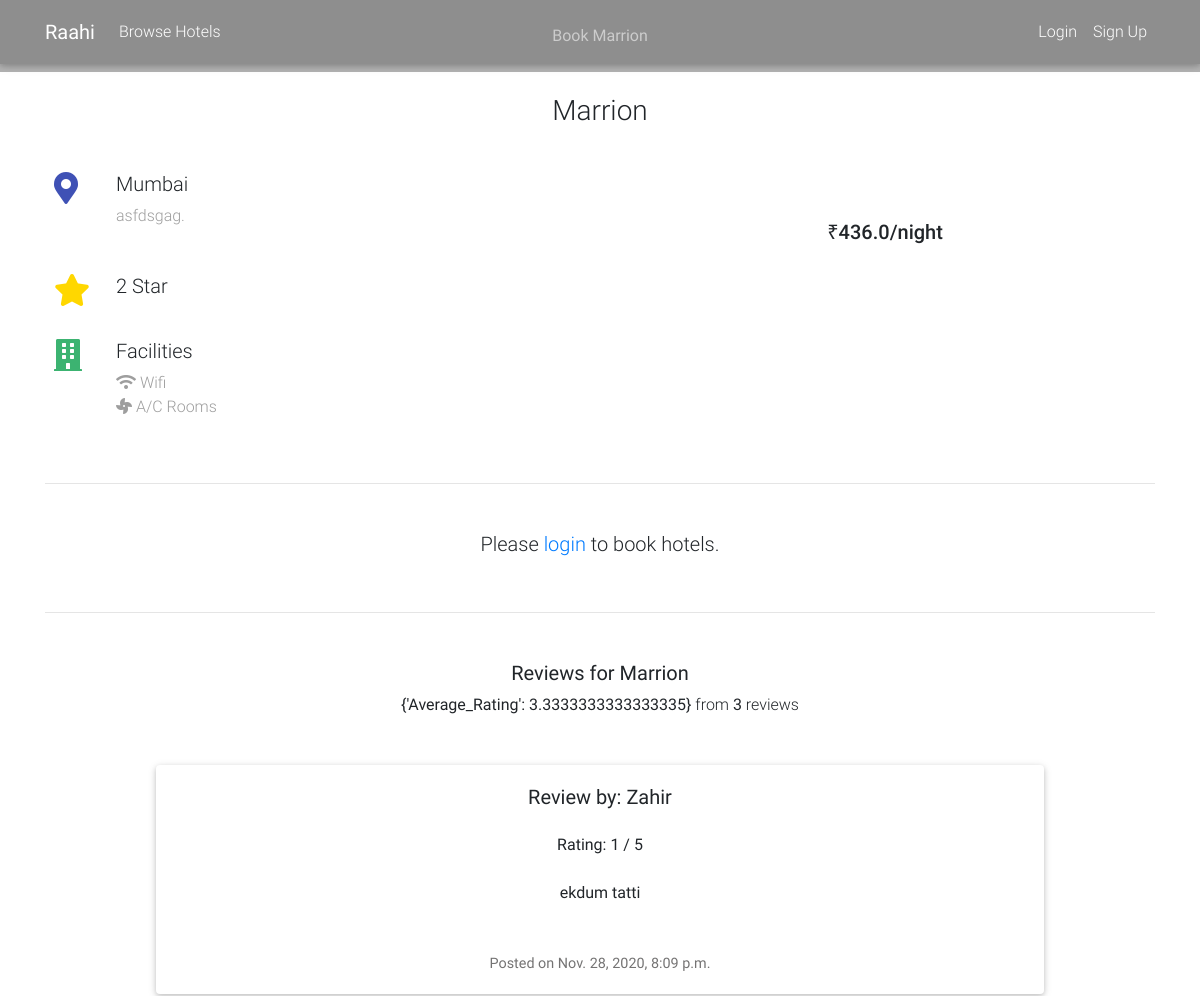
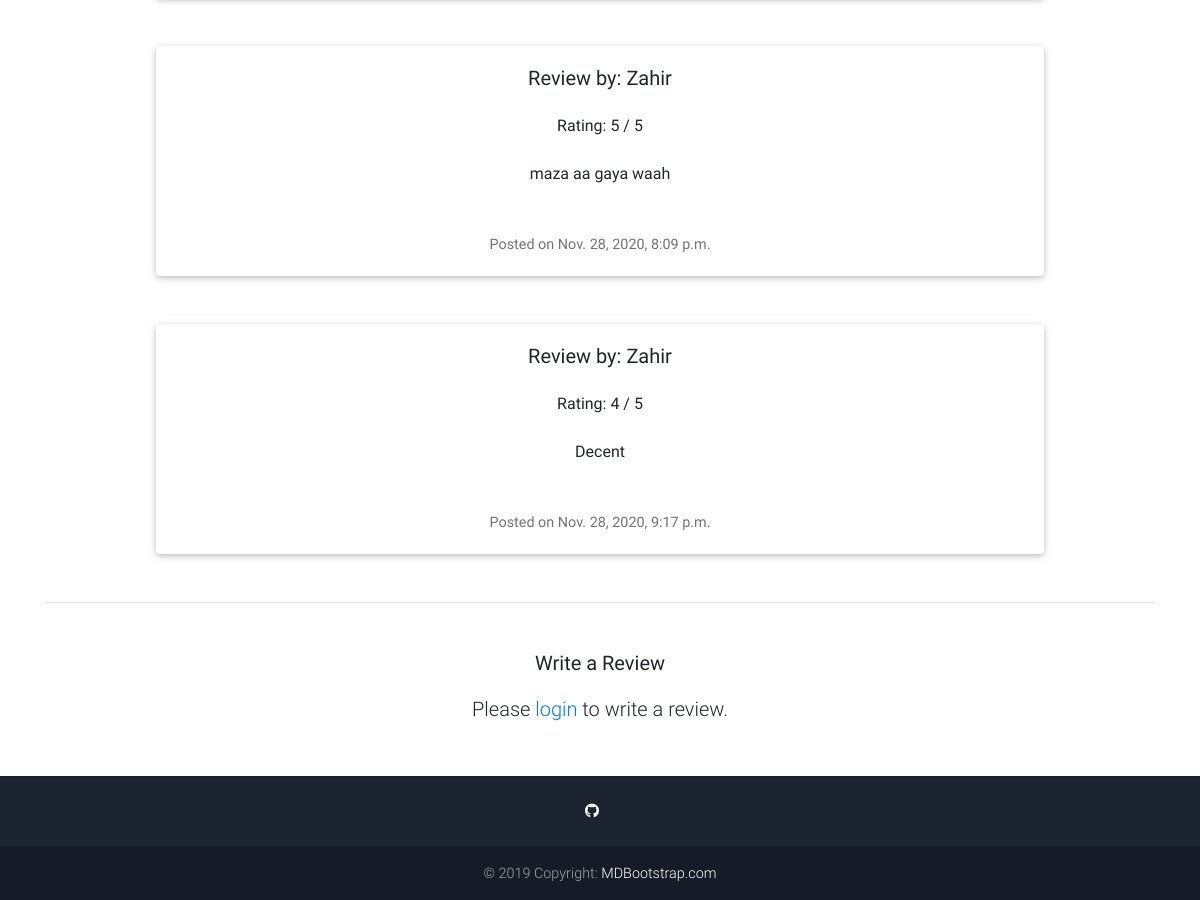
/hotel/2, run on the app's committed database (2 pictures, top to bottom).
### main/models.py (models this page shows, shortened)
class Hotel(models.Model):
    hotel_name = models.CharField(max_length=20)
    hotel_city = models.CharField(max_length=20, default="")
    hotel_address = models.CharField(max_length=40, default="")
    hotel_price = models.FloatField(default=0.0)
    hotel_star = models.IntegerField()
    hotel_restaurant = models.BooleanField(default=False)
    hotel_ac = models.BooleanField(default=True)
    hotel_pool = models.BooleanField(default=False)
    hotel_spa = models.BooleanField(default=False)
    hotel_giftshop = models.BooleanField(default=False)
    hotel_wifi = models.BooleanField(default=True)
    hotel_parking = models.BooleanField(default=False)

class Review(models.Model):
    user = models.ForeignKey(User, on_delete=models.CASCADE, null=True)
    hotel = models.ForeignKey(Hotel, on_delete=models.CASCADE, null=True)
    date = models.DateTimeField(auto_now_add=True)
    text = models.TextField(max_length =1000, blank= True)
    rate = models.PositiveSmallIntegerField(choices = RATE_CHOICES)

### main/views.py (the view)
# urls.py: path('hotel/<int:hotel_id>', views.hotelpage, name='hotelpage'),
def hotelpage(request, hotel_id):
    hotel = get_object_or_404(Hotel, pk=hotel_id)
    reviews = Review.objects.filter(hotel=hotel)
    reviews_avg = reviews.aggregate(Average_Rating = Avg('rate'))
    reviews_count = reviews.count()
    if request.method == 'POST':
        rate_form = Rateform(request.POST)
        user = request.user
        if rate_form.is_valid():
            rate = rate_form.save(commit=False)
            rate.user = user
            rate.hotel = hotel
            rate_form.save()
            return redirect('hotelpage', hotel_id)
    else:
            rate_form = Rateform()
    context = {
        'hotel':hotel,
        'reviews':reviews,
        'reviews_avg':reviews_avg,
        'reviews_count':reviews_count,
        'rate_form':rate_form
    }
    return render(request, 'hotel.html', context)

### main/templates/hotel.html (shortened to what this page needs)
{% extends 'base.html' %}
{% block content %}
<div style="background-image: url('https://media.istockphoto.com/vectors/dark-blue-gradient-background-modern-look-vector-id1174818917?k=6&m=1174818917&s=170667a&w=0&h=_lsiNqZfUBgGOhvJnLl7t6MW7ZWx8YkGhsk7hftOiG4='); ; background-size: cover;">
    <div class="mask rgba-black-light d-flex justify-content-center align-items-center">
      <div class="text-center white-text mx-5 wow fadeIn">
        <p class="mb-4 d-none d-md-block">
          <strong>Book {{hotel.hotel_name}}</strong>
        </p>
      </div>
    </div>
  </div>
<main>
<div class="container">
    <center><h3 style="margin-top: 2%; margin-bottom: 4%">{{hotel.hotel_name}}</h3></center>
    <div class="row wow fadeIn">
        <div class="col-lg-6 col-md-12 px-4">
          <div class="row">
            <div class="col-1 mr-3">
              <i class="fas fa-map-marker-alt fa-2x indigo-text"></i>
            </div>
            <div class="col-10">
              <h5 class="feature-title">{{hotel.hotel_city}}</h5>
              <p class="grey-text">{{hotel.hotel_address}}.</p>
            </div>
          </div>
          <div style="height:30px"></div>
          <div class="row">
            <div class="col-1 mr-3">
              <i class="fas fa-star fa-2x" style="color: gold;"></i>
            </div>
            <div class="col-10">
              <h5 class="feature-title">{{hotel.hotel_star}} Star</h5>
            </div>
          </div>
          <div style="height:30px"></div>
          <div class="row">
            <div class="col-1 mr-3">
              <i class="fas fa-building fa-2x" style="color:mediumseagreen;"></i>
            </div>
            <div class="col-10">
              <h5 class="feature-title">Facilities</h5>
              <p class="grey-text">
                  {% if hotel.hotel_wifi %}<i class="fas fa-wifi"></i> Wifi<br>{% endif %}
                  {% if hotel.hotel_ac %}<i class="fas fa-fan"></i> A/C Rooms<br>{% endif %}
              </p>
            </div>
          </div>
        </div>
        <div class="col-lg-6 col-md-12">
                <p class="h5 text-center mt-4">₹{{hotel.hotel_price}}/night</p>
        </div>
      </div>
      <hr class="my-5">
    <center>
        {% if request.user.is_authenticated %}
        <h5 style="margin-top: 2%;"><strong>Booking Details</strong></h5>
        <form method="POST" action="{% url 'bookhotel' %}" style="margin-top: 4%;">
         {% csrf_token %}
         <div class="form-row">
         <input type="hidden" name="hotel" value="{{hotel.pk}}">
         <div class="form-group col-md-2 col-lg-3">
         <label for="numpeople">Number of People</label>
         <input type="number" min=1 class="form-control" placeholder="1, 2, 3 ..." name="num_people" required>
        </div>
        <div class="form-group col-md-2 col-lg-3">
        <label for="roomnos">Number of Rooms</label>
        <input type="number" min=1 class="form-control" placeholder="1, 2, 3 ..." name="rooms" required>
        </div>
        <div class="form-group col-md-2 col-lg-3">
         <label for="checkin">Check In:</label>
         <input type="date" class="form-control" id="check_in" name="check_in" required>
         </div>
         <div class="form-group col-md-2 col-lg-3">
         <label for="checkout">Check Out:</label>
         <input type="date" class="form-control" id="check_out" name="check_out" required>
         </div>
        </div>
          <button class="btn btn-info btn-md" style="margin-top: 3%; margin-bottom:2%">Book Now</button>
       </form>
       {% else %}
       <h5 style="margin-top: 2%; margin-bottom: 5%">Please <a href="/login/">login</a> to book hotels.</h5>
       {% endif %}
       <hr class="my-5">
       <h5 style="margin-top: 2%;"><strong>Reviews for {{hotel.hotel_name}}</strong></h5>
       {% if reviews %}
       <p><strong>{{ reviews_avg }}</strong> from <strong>{{ reviews_count }}</strong> reviews</p>
       {% for review in reviews %}
       <div class="card mb-5 mt-5" style="width: 80%;">
        <div class="card-body">
          <h5 class="card-title">Review by: {{review.user.first_name}}</h5>
          <p class="card-subtitle mb-2 mt-4">Rating: {{review.rate}} / 5</p>
          <p class="card-subtitle mb-2 mt-4">{{review.text}}</p>
          <p class="card-text mt-5">Posted on {{review.date}}</p>
        </div>
      </div>
       {% endfor %}
      {% else %}
      <h5 style="margin-top: 2%; margin-bottom: 5%">Be the first one to write a review!</h5>
      {% endif %}
       <hr class="my-5">
       <h5 style="margin-top: 2%; margin-bottom:2%"><strong>Write a Review</strong></h5>
      {% if request.user.is_authenticated %}
       <form method="post" action="" id="rate_form" name="rate_form" role="rate_form" style="width: 80%;">
        {% csrf_token %}
       <div class="form-group" >
         <label for="Rating">Rating:</label>
          {{ rate_form.rate }}
      </div>
      <div class="form-group">
      <label for="review">Review:</label><br>
      <textarea class="form-control" id="text" name="text" placeholder="How was your experience at {{hotel.hotel_name}}?"></textarea>
      </div>
      <button type="submit" name="action" class="btn btn-md btn-secondary">Submit</button>
    </form>
    {% else %}
    <h5 style="margin-top: 2%; margin-bottom: 5%">Please <a href="/login/">login</a> to write a review.</h5>
    {% endif %}
      </center>
</div>
</main>
{% endblock content %}

### data on the page
Hotel: hotel_name "Marrion", hotel_city "Mumbai", hotel_address "asfdsgag", hotel_star "2", hotel_price "436.0"
Review: user.first_name "Zahir", rate "1", text "ekdum tatti", date "Nov. 28, 2020, 8:09 p.m."
Review: user.first_name "Zahir", rate "5", text "maza aa gaya waah", date "Nov. 28, 2020, 8:09 p.m."
Review: user.first_name "Zahir", rate "4", text "Decent", date "Nov. 28, 2020, 9:17 p.m."

### other printed values
{{ reviews_avg }} "{'Average_Rating': 3.3333333333333335}"
{{ reviews_count }} "3"
